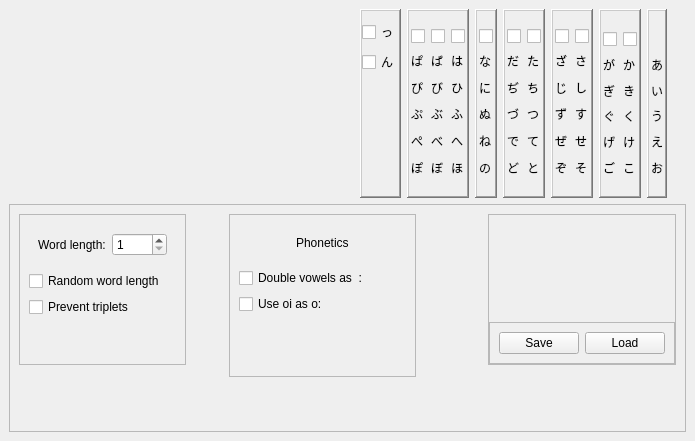
<?xml version="1.0" encoding="UTF-8"?>
<ui version="4.0">
 <class>Settings</class>
 <widget class="QWidget" name="Settings">
  <property name="geometry">
   <rect>
    <x>0</x>
    <y>0</y>
    <width>695</width>
    <height>441</height>
   </rect>
  </property>
  <property name="windowTitle">
   <string>Form</string>
  </property>
  <widget class="QWidget" name="alphabet" native="true">
   <property name="geometry">
    <rect>
     <x>9</x>
     <y>9</y>
     <width>658</width>
     <height>189</height>
    </rect>
   </property>
   <property name="sizePolicy">
    <sizepolicy hsizetype="Preferred" vsizetype="Maximum">
     <horstretch>0</horstretch>
     <verstretch>0</verstretch>
    </sizepolicy>
   </property>
   <layout class="QHBoxLayout" name="horizontalLayout_12">
    <item>
     <spacer name="horizontalSpacer_2">
      <property name="orientation">
       <enum>Qt::Horizontal</enum>
      </property>
      <property name="sizeHint" stdset="0">
       <size>
        <width>325</width>
        <height>20</height>
       </size>
      </property>
     </spacer>
    </item>
    <item>
     <widget class="QFrame" name="frame_4">
      <property name="layoutDirection">
       <enum>Qt::LeftToRight</enum>
      </property>
      <property name="frameShape">
       <enum>QFrame::WinPanel</enum>
      </property>
      <property name="frameShadow">
       <enum>QFrame::Raised</enum>
      </property>
      <layout class="QVBoxLayout" name="verticalLayout_8">
       <property name="sizeConstraint">
        <enum>QLayout::SetDefaultConstraint</enum>
       </property>
       <property name="leftMargin">
        <number>0</number>
       </property>
       <property name="rightMargin">
        <number>0</number>
       </property>
       <item>
        <widget class="QCheckBox" name="check_longConsonant">
         <property name="text">
          <string>っ</string>
         </property>
        </widget>
       </item>
       <item>
        <widget class="QCheckBox" name="check_nn">
         <property name="text">
          <string>ん</string>
         </property>
        </widget>
       </item>
       <item>
        <spacer name="verticalSpacer_3">
         <property name="orientation">
          <enum>Qt::Vertical</enum>
         </property>
         <property name="sizeHint" stdset="0">
          <size>
           <width>20</width>
           <height>40</height>
          </size>
         </property>
        </spacer>
       </item>
      </layout>
     </widget>
    </item>
    <item>
     <widget class="QFrame" name="Column6">
      <property name="frameShape">
       <enum>QFrame::WinPanel</enum>
      </property>
      <property name="frameShadow">
       <enum>QFrame::Raised</enum>
      </property>
      <layout class="QHBoxLayout" name="horizontalLayout_7">
       <property name="leftMargin">
        <number>2</number>
       </property>
       <property name="rightMargin">
        <number>2</number>
       </property>
       <item>
        <widget class="QWidget" name="Column6_P" native="true">
         <layout class="QVBoxLayout" name="verticalLayout_19">
          <property name="leftMargin">
           <number>0</number>
          </property>
          <property name="rightMargin">
           <number>0</number>
          </property>
          <item>
           <widget class="QCheckBox" name="check_col6_p">
            <property name="text">
             <string/>
            </property>
           </widget>
          </item>
          <item>
           <widget class="QLabel" name="col6_pa">
            <property name="text">
             <string>ぱ</string>
            </property>
           </widget>
          </item>
          <item>
           <widget class="QLabel" name="col6_pi">
            <property name="text">
             <string>ぴ</string>
            </property>
           </widget>
          </item>
          <item>
           <widget class="QLabel" name="col6_pu">
            <property name="text">
             <string>ぷ</string>
            </property>
           </widget>
          </item>
          <item>
           <widget class="QLabel" name="col6_pe">
            <property name="text">
             <string>ぺ</string>
            </property>
           </widget>
          </item>
          <item>
           <widget class="QLabel" name="col6_po">
            <property name="text">
             <string>ぽ</string>
            </property>
           </widget>
          </item>
         </layout>
        </widget>
       </item>
       <item>
        <widget class="QWidget" name="Column6_B" native="true">
         <layout class="QVBoxLayout" name="verticalLayout_18">
          <property name="leftMargin">
           <number>0</number>
          </property>
          <property name="rightMargin">
           <number>0</number>
          </property>
          <item>
           <widget class="QCheckBox" name="check_col6_b">
            <property name="text">
             <string/>
            </property>
           </widget>
          </item>
          <item>
           <widget class="QLabel" name="col6_ba">
            <property name="text">
             <string>ば</string>
            </property>
           </widget>
          </item>
          <item>
           <widget class="QLabel" name="col6_bi">
            <property name="text">
             <string>び</string>
            </property>
           </widget>
          </item>
          <item>
           <widget class="QLabel" name="col6_bu">
            <property name="text">
             <string>ぶ</string>
            </property>
           </widget>
          </item>
          <item>
           <widget class="QLabel" name="col6_be">
            <property name="text">
             <string>べ</string>
            </property>
           </widget>
          </item>
          <item>
           <widget class="QLabel" name="col6_bo">
            <property name="text">
             <string>ぼ</string>
            </property>
           </widget>
          </item>
         </layout>
        </widget>
       </item>
       <item>
        <widget class="QWidget" name="Column6_H" native="true">
         <layout class="QVBoxLayout" name="verticalLayout_17">
          <property name="leftMargin">
           <number>0</number>
          </property>
          <property name="rightMargin">
           <number>0</number>
          </property>
          <item>
           <widget class="QCheckBox" name="check_col6_h">
            <property name="text">
             <string/>
            </property>
           </widget>
          </item>
          <item>
           <widget class="QLabel" name="col6_ha">
            <property name="text">
             <string>は</string>
            </property>
           </widget>
          </item>
          <item>
           <widget class="QLabel" name="col6_hi">
            <property name="text">
             <string>ひ</string>
            </property>
           </widget>
          </item>
          <item>
           <widget class="QLabel" name="col6_hu">
            <property name="text">
             <string>ふ</string>
            </property>
           </widget>
          </item>
          <item>
           <widget class="QLabel" name="col6_he">
            <property name="text">
             <string>へ</string>
            </property>
           </widget>
          </item>
          <item>
           <widget class="QLabel" name="col6_ho">
            <property name="text">
             <string>ほ</string>
            </property>
           </widget>
          </item>
         </layout>
        </widget>
       </item>
      </layout>
     </widget>
    </item>
    <item>
     <widget class="QFrame" name="Column5">
      <property name="frameShape">
       <enum>QFrame::WinPanel</enum>
      </property>
      <property name="frameShadow">
       <enum>QFrame::Raised</enum>
      </property>
      <layout class="QHBoxLayout" name="horizontalLayout_6">
       <property name="leftMargin">
        <number>2</number>
       </property>
       <property name="rightMargin">
        <number>2</number>
       </property>
       <item>
        <widget class="QWidget" name="Column5_N" native="true">
         <layout class="QVBoxLayout" name="verticalLayout_16">
          <property name="leftMargin">
           <number>0</number>
          </property>
          <property name="rightMargin">
           <number>0</number>
          </property>
          <item>
           <widget class="QCheckBox" name="check_col5_n">
            <property name="text">
             <string/>
            </property>
           </widget>
          </item>
          <item>
           <widget class="QLabel" name="label_7">
            <property name="text">
             <string>な</string>
            </property>
           </widget>
          </item>
          <item>
           <widget class="QLabel" name="label_8">
            <property name="text">
             <string>に</string>
            </property>
           </widget>
          </item>
          <item>
           <widget class="QLabel" name="label_9">
            <property name="text">
             <string>ぬ</string>
            </property>
           </widget>
          </item>
          <item>
           <widget class="QLabel" name="label_10">
            <property name="text">
             <string>ね</string>
            </property>
           </widget>
          </item>
          <item>
           <widget class="QLabel" name="label_11">
            <property name="text">
             <string>の</string>
            </property>
           </widget>
          </item>
         </layout>
        </widget>
       </item>
      </layout>
     </widget>
    </item>
    <item>
     <widget class="QFrame" name="Column4">
      <property name="frameShape">
       <enum>QFrame::WinPanel</enum>
      </property>
      <property name="frameShadow">
       <enum>QFrame::Raised</enum>
      </property>
      <layout class="QHBoxLayout" name="horizontalLayout_5">
       <property name="leftMargin">
        <number>2</number>
       </property>
       <property name="rightMargin">
        <number>2</number>
       </property>
       <item>
        <widget class="QWidget" name="Column4_D" native="true">
         <layout class="QVBoxLayout" name="verticalLayout_15">
          <property name="leftMargin">
           <number>0</number>
          </property>
          <property name="rightMargin">
           <number>0</number>
          </property>
          <item>
           <widget class="QCheckBox" name="check_col4_d">
            <property name="text">
             <string/>
            </property>
           </widget>
          </item>
          <item>
           <widget class="QLabel" name="col4_da">
            <property name="text">
             <string>だ</string>
            </property>
           </widget>
          </item>
          <item>
           <widget class="QLabel" name="col4_di_dji">
            <property name="text">
             <string>ぢ</string>
            </property>
           </widget>
          </item>
          <item>
           <widget class="QLabel" name="col4_du_dzu">
            <property name="text">
             <string>づ</string>
            </property>
           </widget>
          </item>
          <item>
           <widget class="QLabel" name="col4_de">
            <property name="text">
             <string>で</string>
            </property>
           </widget>
          </item>
          <item>
           <widget class="QLabel" name="col4_do">
            <property name="text">
             <string>ど</string>
            </property>
           </widget>
          </item>
         </layout>
        </widget>
       </item>
       <item>
        <widget class="QWidget" name="Column4_T" native="true">
         <layout class="QVBoxLayout" name="verticalLayout_14">
          <property name="leftMargin">
           <number>0</number>
          </property>
          <property name="rightMargin">
           <number>0</number>
          </property>
          <item>
           <widget class="QCheckBox" name="check_col4_t">
            <property name="text">
             <string/>
            </property>
           </widget>
          </item>
          <item>
           <widget class="QLabel" name="col4_ta">
            <property name="text">
             <string>た</string>
            </property>
           </widget>
          </item>
          <item>
           <widget class="QLabel" name="col4_ti_chi">
            <property name="text">
             <string>ち</string>
            </property>
           </widget>
          </item>
          <item>
           <widget class="QLabel" name="col3_tu_tsu">
            <property name="text">
             <string>つ</string>
            </property>
           </widget>
          </item>
          <item>
           <widget class="QLabel" name="col4_te">
            <property name="text">
             <string>て</string>
            </property>
           </widget>
          </item>
          <item>
           <widget class="QLabel" name="col4_to">
            <property name="text">
             <string>と</string>
            </property>
           </widget>
          </item>
         </layout>
        </widget>
       </item>
      </layout>
     </widget>
    </item>
    <item>
     <widget class="QFrame" name="Column3">
      <property name="frameShape">
       <enum>QFrame::WinPanel</enum>
      </property>
      <property name="frameShadow">
       <enum>QFrame::Raised</enum>
      </property>
      <layout class="QHBoxLayout" name="horizontalLayout_4">
       <property name="leftMargin">
        <number>2</number>
       </property>
       <property name="rightMargin">
        <number>2</number>
       </property>
       <item>
        <widget class="QWidget" name="Column3_Z" native="true">
         <layout class="QVBoxLayout" name="verticalLayout_13">
          <property name="leftMargin">
           <number>0</number>
          </property>
          <property name="rightMargin">
           <number>0</number>
          </property>
          <item>
           <widget class="QCheckBox" name="check_col3_z">
            <property name="text">
             <string/>
            </property>
           </widget>
          </item>
          <item>
           <widget class="QLabel" name="col3_za">
            <property name="text">
             <string>ざ</string>
            </property>
           </widget>
          </item>
          <item>
           <widget class="QLabel" name="col3_ji">
            <property name="text">
             <string>じ</string>
            </property>
           </widget>
          </item>
          <item>
           <widget class="QLabel" name="col3_zu">
            <property name="text">
             <string>ず</string>
            </property>
           </widget>
          </item>
          <item>
           <widget class="QLabel" name="col3_ze">
            <property name="text">
             <string>ぜ</string>
            </property>
           </widget>
          </item>
          <item>
           <widget class="QLabel" name="col3_zo">
            <property name="text">
             <string>ぞ</string>
            </property>
           </widget>
          </item>
         </layout>
        </widget>
       </item>
       <item>
        <widget class="QWidget" name="Column3_S" native="true">
         <layout class="QVBoxLayout" name="verticalLayout_12">
          <property name="leftMargin">
           <number>0</number>
          </property>
          <property name="rightMargin">
           <number>0</number>
          </property>
          <item>
           <widget class="QCheckBox" name="check_col3_s">
            <property name="text">
             <string/>
            </property>
           </widget>
          </item>
          <item>
           <widget class="QLabel" name="col3_sa">
            <property name="text">
             <string>さ</string>
            </property>
           </widget>
          </item>
          <item>
           <widget class="QLabel" name="col3_shi">
            <property name="text">
             <string>し</string>
            </property>
           </widget>
          </item>
          <item>
           <widget class="QLabel" name="col3_su">
            <property name="text">
             <string>す</string>
            </property>
           </widget>
          </item>
          <item>
           <widget class="QLabel" name="col3_se">
            <property name="text">
             <string>せ</string>
            </property>
           </widget>
          </item>
          <item>
           <widget class="QLabel" name="col3_so">
            <property name="text">
             <string>そ</string>
            </property>
           </widget>
          </item>
         </layout>
        </widget>
       </item>
      </layout>
     </widget>
    </item>
    <item>
     <widget class="QFrame" name="Column2">
      <property name="frameShape">
       <enum>QFrame::WinPanel</enum>
      </property>
      <property name="frameShadow">
       <enum>QFrame::Raised</enum>
      </property>
      <layout class="QHBoxLayout" name="horizontalLayout_3">
       <property name="leftMargin">
        <number>2</number>
       </property>
       <property name="rightMargin">
        <number>2</number>
       </property>
       <item>
        <widget class="QWidget" name="Column2_G" native="true">
         <layout class="QVBoxLayout" name="verticalLayout_11">
          <property name="spacing">
           <number>6</number>
          </property>
          <property name="leftMargin">
           <number>0</number>
          </property>
          <property name="topMargin">
           <number>9</number>
          </property>
          <property name="rightMargin">
           <number>0</number>
          </property>
          <item>
           <widget class="QCheckBox" name="check_col2_g">
            <property name="sizePolicy">
             <sizepolicy hsizetype="Minimum" vsizetype="Minimum">
              <horstretch>0</horstretch>
              <verstretch>0</verstretch>
             </sizepolicy>
            </property>
            <property name="text">
             <string/>
            </property>
           </widget>
          </item>
          <item>
           <widget class="QLabel" name="col2_ga">
            <property name="text">
             <string>が</string>
            </property>
           </widget>
          </item>
          <item>
           <widget class="QLabel" name="col2_gi">
            <property name="text">
             <string>ぎ</string>
            </property>
           </widget>
          </item>
          <item>
           <widget class="QLabel" name="col2_gu">
            <property name="text">
             <string>ぐ</string>
            </property>
           </widget>
          </item>
          <item>
           <widget class="QLabel" name="col2_ge">
            <property name="text">
             <string>げ</string>
            </property>
           </widget>
          </item>
          <item>
           <widget class="QLabel" name="col2_go">
            <property name="text">
             <string>ご</string>
            </property>
           </widget>
          </item>
         </layout>
        </widget>
       </item>
       <item>
        <widget class="QWidget" name="Column2_K" native="true">
         <layout class="QVBoxLayout" name="verticalLayout_10">
          <property name="leftMargin">
           <number>0</number>
          </property>
          <property name="rightMargin">
           <number>0</number>
          </property>
          <item>
           <widget class="QCheckBox" name="check_col2_k">
            <property name="sizePolicy">
             <sizepolicy hsizetype="Maximum" vsizetype="Minimum">
              <horstretch>0</horstretch>
              <verstretch>0</verstretch>
             </sizepolicy>
            </property>
            <property name="text">
             <string/>
            </property>
           </widget>
          </item>
          <item>
           <widget class="QLabel" name="col2_ka">
            <property name="text">
             <string>か</string>
            </property>
           </widget>
          </item>
          <item>
           <widget class="QLabel" name="col2_ki">
            <property name="text">
             <string>き</string>
            </property>
           </widget>
          </item>
          <item>
           <widget class="QLabel" name="col2_ku">
            <property name="text">
             <string>く</string>
            </property>
           </widget>
          </item>
          <item>
           <widget class="QLabel" name="col2_ke">
            <property name="text">
             <string>け</string>
            </property>
           </widget>
          </item>
          <item>
           <widget class="QLabel" name="col2_ko">
            <property name="text">
             <string>こ</string>
            </property>
           </widget>
          </item>
         </layout>
        </widget>
       </item>
      </layout>
     </widget>
    </item>
    <item>
     <widget class="QFrame" name="frame">
      <property name="frameShape">
       <enum>QFrame::WinPanel</enum>
      </property>
      <property name="frameShadow">
       <enum>QFrame::Raised</enum>
      </property>
      <layout class="QHBoxLayout" name="horizontalLayout_8">
       <property name="leftMargin">
        <number>2</number>
       </property>
       <property name="rightMargin">
        <number>2</number>
       </property>
       <item>
        <widget class="QWidget" name="Column1" native="true">
         <layout class="QVBoxLayout" name="verticalLayout_9">
          <property name="leftMargin">
           <number>0</number>
          </property>
          <property name="rightMargin">
           <number>0</number>
          </property>
          <item>
           <widget class="QLabel" name="label_6">
            <property name="text">
             <string/>
            </property>
           </widget>
          </item>
          <item>
           <widget class="QLabel" name="col1_a">
            <property name="text">
             <string>あ</string>
            </property>
           </widget>
          </item>
          <item>
           <widget class="QLabel" name="col1_i">
            <property name="text">
             <string>い</string>
            </property>
           </widget>
          </item>
          <item>
           <widget class="QLabel" name="col1_u">
            <property name="text">
             <string>う</string>
            </property>
           </widget>
          </item>
          <item>
           <widget class="QLabel" name="col1_e">
            <property name="text">
             <string>え</string>
            </property>
           </widget>
          </item>
          <item>
           <widget class="QLabel" name="col1_o">
            <property name="text">
             <string>お</string>
            </property>
           </widget>
          </item>
         </layout>
        </widget>
       </item>
      </layout>
     </widget>
    </item>
   </layout>
  </widget>
  <widget class="QFrame" name="otherSettings">
   <property name="geometry">
    <rect>
     <x>9</x>
     <y>204</y>
     <width>677</width>
     <height>228</height>
    </rect>
   </property>
   <property name="frameShape">
    <enum>QFrame::StyledPanel</enum>
   </property>
   <property name="frameShadow">
    <enum>QFrame::Raised</enum>
   </property>
   <widget class="QFrame" name="leftSide">
    <property name="geometry">
     <rect>
      <x>10</x>
      <y>10</y>
      <width>167</width>
      <height>151</height>
     </rect>
    </property>
    <property name="frameShape">
     <enum>QFrame::StyledPanel</enum>
    </property>
    <property name="frameShadow">
     <enum>QFrame::Raised</enum>
    </property>
    <layout class="QVBoxLayout" name="verticalLayout_2">
     <item>
      <widget class="QWidget" name="widget" native="true">
       <layout class="QHBoxLayout" name="horizontalLayout">
        <item>
         <widget class="QLabel" name="label">
          <property name="text">
           <string>Word length:</string>
          </property>
         </widget>
        </item>
        <item>
         <widget class="QSpinBox" name="wordLengthJPN">
          <property name="minimum">
           <number>1</number>
          </property>
          <property name="maximum">
           <number>22</number>
          </property>
         </widget>
        </item>
       </layout>
      </widget>
     </item>
     <item>
      <widget class="QCheckBox" name="randomWordLengthJPN">
       <property name="text">
        <string>Random word length</string>
       </property>
      </widget>
     </item>
     <item>
      <widget class="QCheckBox" name="check_preventTripletsJPN">
       <property name="text">
        <string>Prevent triplets</string>
       </property>
      </widget>
     </item>
     <item>
      <spacer name="verticalSpacer_2">
       <property name="orientation">
        <enum>Qt::Vertical</enum>
       </property>
       <property name="sizeHint" stdset="0">
        <size>
         <width>20</width>
         <height>26</height>
        </size>
       </property>
      </spacer>
     </item>
    </layout>
   </widget>
   <widget class="QFrame" name="rightSide">
    <property name="geometry">
     <rect>
      <x>479</x>
      <y>10</y>
      <width>188</width>
      <height>151</height>
     </rect>
    </property>
    <property name="frameShape">
     <enum>QFrame::StyledPanel</enum>
    </property>
    <property name="frameShadow">
     <enum>QFrame::Raised</enum>
    </property>
    <layout class="QVBoxLayout" name="verticalLayout">
     <property name="spacing">
      <number>6</number>
     </property>
     <property name="leftMargin">
      <number>0</number>
     </property>
     <property name="topMargin">
      <number>0</number>
     </property>
     <property name="rightMargin">
      <number>0</number>
     </property>
     <property name="bottomMargin">
      <number>0</number>
     </property>
     <item>
      <spacer name="verticalSpacer">
       <property name="orientation">
        <enum>Qt::Vertical</enum>
       </property>
       <property name="sizeHint" stdset="0">
        <size>
         <width>20</width>
         <height>99</height>
        </size>
       </property>
      </spacer>
     </item>
     <item>
      <widget class="QFrame" name="frame_2">
       <property name="frameShape">
        <enum>QFrame::StyledPanel</enum>
       </property>
       <property name="frameShadow">
        <enum>QFrame::Raised</enum>
       </property>
       <layout class="QHBoxLayout" name="horizontalLayout_2">
        <item>
         <widget class="QPushButton" name="settingsSave">
          <property name="text">
           <string>Save</string>
          </property>
         </widget>
        </item>
        <item>
         <widget class="QPushButton" name="settingsLoad">
          <property name="text">
           <string>Load</string>
          </property>
         </widget>
        </item>
       </layout>
      </widget>
     </item>
    </layout>
   </widget>
   <widget class="QFrame" name="frame_3">
    <property name="geometry">
     <rect>
      <x>220</x>
      <y>10</y>
      <width>187</width>
      <height>163</height>
     </rect>
    </property>
    <property name="frameShape">
     <enum>QFrame::StyledPanel</enum>
    </property>
    <property name="frameShadow">
     <enum>QFrame::Raised</enum>
    </property>
    <layout class="QVBoxLayout" name="verticalLayout_3">
     <item>
      <widget class="QWidget" name="widget_3" native="true">
       <layout class="QHBoxLayout" name="horizontalLayout_9">
        <item>
         <spacer name="horizontalSpacer">
          <property name="orientation">
           <enum>Qt::Horizontal</enum>
          </property>
          <property name="sizeHint" stdset="0">
           <size>
            <width>40</width>
            <height>20</height>
           </size>
          </property>
         </spacer>
        </item>
        <item>
         <widget class="QLabel" name="label_2">
          <property name="text">
           <string>Phonetics</string>
          </property>
         </widget>
        </item>
        <item>
         <spacer name="horizontalSpacer_3">
          <property name="orientation">
           <enum>Qt::Horizontal</enum>
          </property>
          <property name="sizeHint" stdset="0">
           <size>
            <width>40</width>
            <height>20</height>
           </size>
          </property>
         </spacer>
        </item>
       </layout>
      </widget>
     </item>
     <item>
      <widget class="QCheckBox" name="check_doubleVowelsPho">
       <property name="text">
        <string>Double vowels as  :</string>
       </property>
      </widget>
     </item>
     <item>
      <widget class="QCheckBox" name="check_oiPho">
       <property name="text">
        <string>Use oi as o:</string>
       </property>
      </widget>
     </item>
     <item>
      <spacer name="verticalSpacer_4">
       <property name="orientation">
        <enum>Qt::Vertical</enum>
       </property>
       <property name="sizeHint" stdset="0">
        <size>
         <width>20</width>
         <height>40</height>
        </size>
       </property>
      </spacer>
     </item>
    </layout>
   </widget>
  </widget>
 </widget>
 <resources/>
 <connections/>
</ui>
